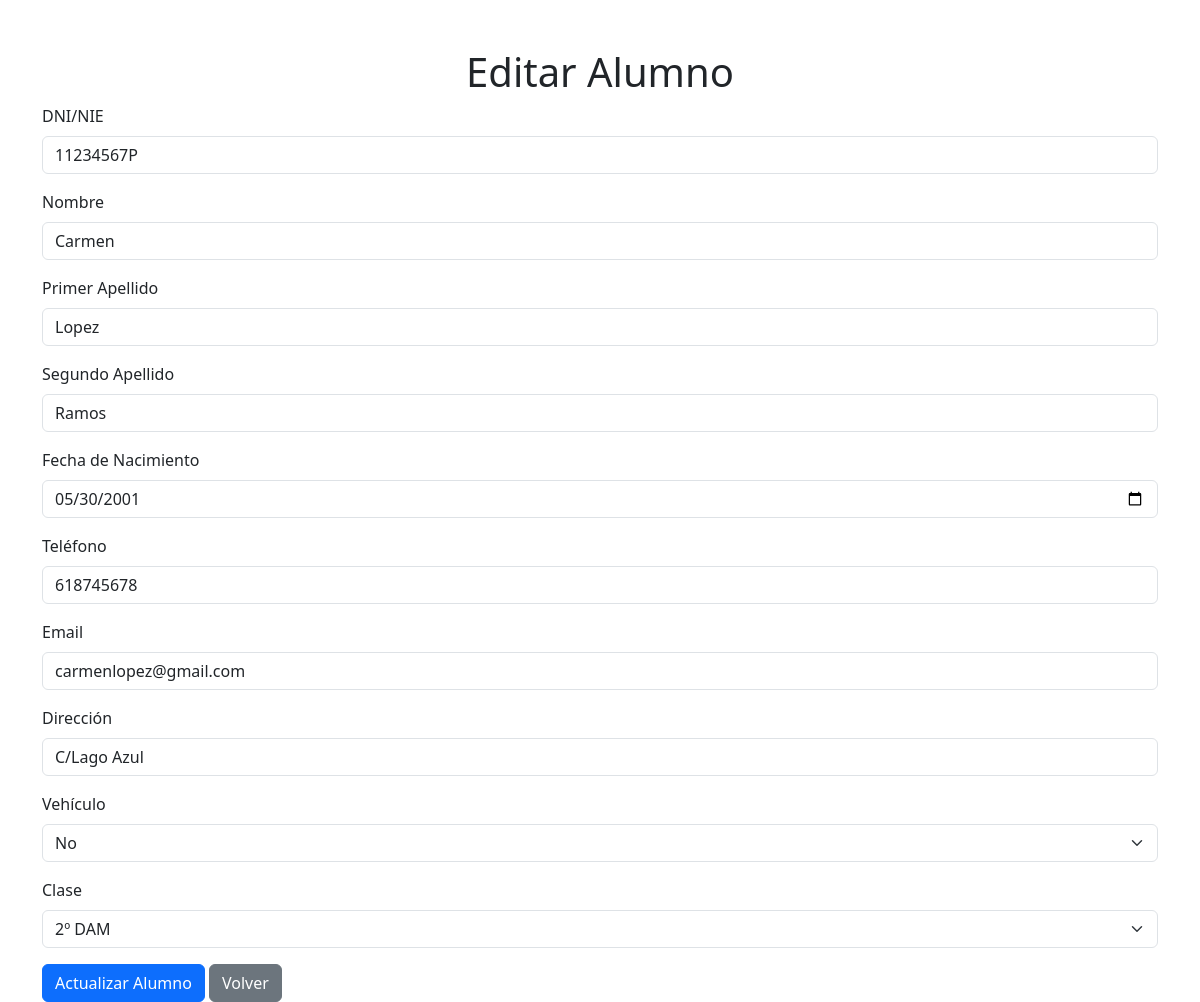
/code/gestionAlumno.php?dni_nie=11234567P, run on an earlier commit of the app's database.
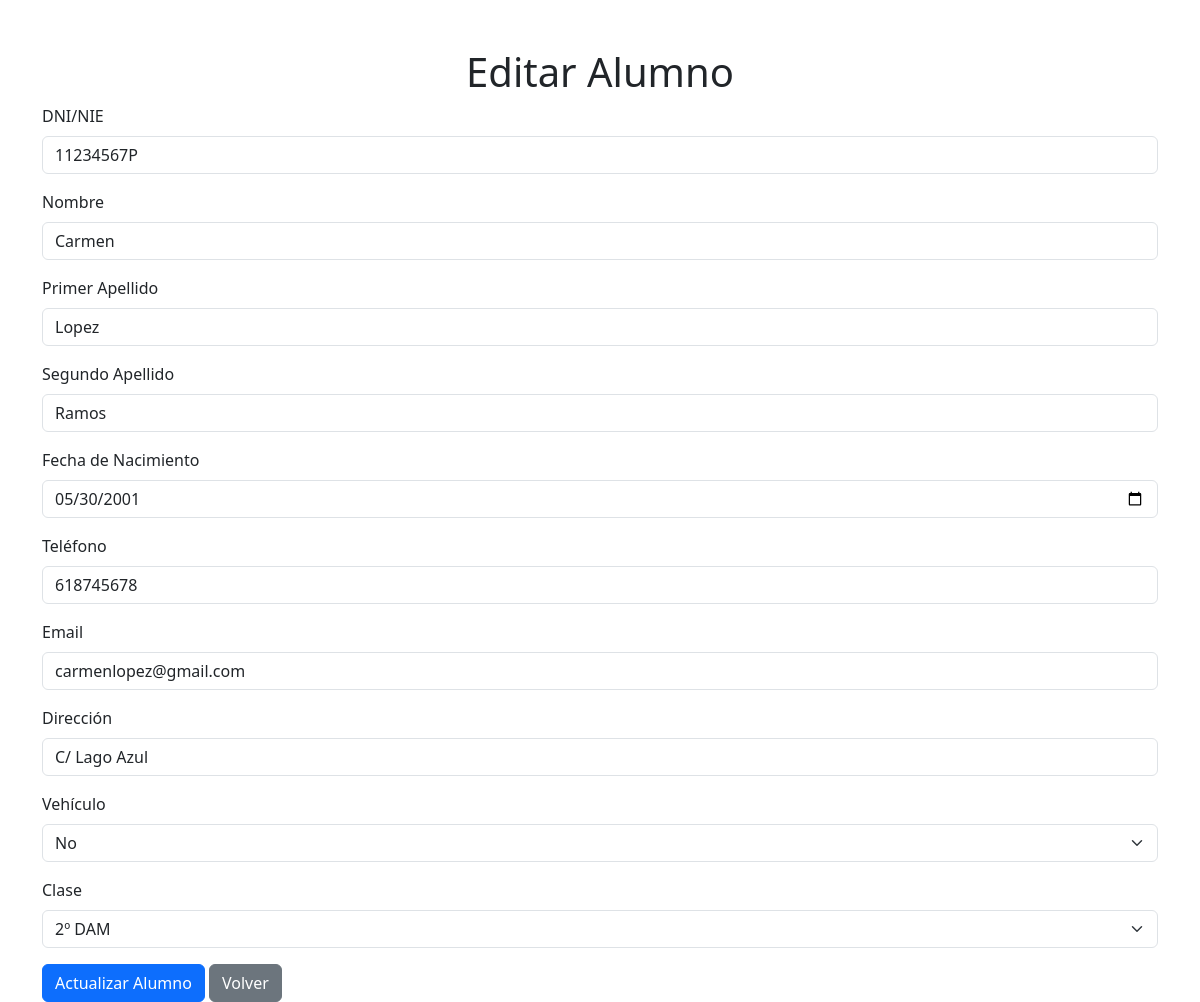
And on a later commit of the database.
### tables this page shows
CREATE TABLE alumnos (
	dni_nie char(9) PRIMARY KEY,
	nombre VARCHAR(100) not null,
	apellido1 VARCHAR(100) not null,
	apellido2 VARCHAR(100),
	fecha_nacimiento DATE,
	telefono VARCHAR(50),
	email VARCHAR(255),
	direccion VARCHAR(255),
	vehiculo ENUM('Si','No'),
	clase enum('2º DAM', '1º DAM', '2º SMR', '1º SMR'),
	dni_tutor CHAR(9),
	id_empresa int UNSIGNED,
	FOREIGN KEY (id_empresa) REFERENCES empresas(id),
	FOREIGN KEY (dni_tutor) REFERENCES profesores(dni_nie) ON UPDATE CASCADE
);

### code/gestionAlumno.php (the view, shortened to what this page needs)
<?php
require 'conexion.php';
$editing = false;
$alumno = null;
if (isset($_GET['dni_nie'])) {
    $editing = true;
    $dni_nie = $_GET['dni_nie'];
    $query = "SELECT * FROM alumnos WHERE dni_nie = ?";
    $stmt = $mysqli->prepare($query);
    $stmt->bind_param("s", $dni_nie);
    $stmt->execute();
    $result = $stmt->get_result();
    $alumno = $result->fetch_assoc();
}
?>
<!DOCTYPE html>
<html lang="es">
<head>
    <link rel="stylesheet" href="https://cdn.jsdelivr.net/npm/bootstrap@5.3.0/dist/css/bootstrap.min.css">
</head>
<body>
    <div class="container mt-5">
        <h1 class="text-center"><?php echo $editing ? 'Editar' : 'Crear'; ?> Alumno</h1>
        <form method="POST" action="">
            <div class="mb-3">
                <label for="dni_nie" class="form-label">DNI/NIE</label>
                <input type="text" class="form-control" id="dni_nie" name="dni_nie" maxlength="9" value="<?php echo $editing ? htmlspecialchars($alumno['dni_nie']) : ''; ?>" required>
            </div>
            <div class="mb-3">
                <label for="nombre" class="form-label">Nombre</label>
                <input type="text" class="form-control" id="nombre" name="nombre" value="<?php echo $editing ? htmlspecialchars($alumno['nombre']) : ''; ?>" required>
            </div>
            <div class="mb-3">
                <label for="apellido1" class="form-label">Primer Apellido</label>
                <input type="text" class="form-control" id="apellido1" name="apellido1" value="<?php echo $editing ? htmlspecialchars($alumno['apellido1']) : ''; ?>" required>
            </div>
            <div class="mb-3">
                <label for="apellido2" class="form-label">Segundo Apellido</label>
                <input type="text" class="form-control" id="apellido2" name="apellido2" value="<?php echo $editing ? htmlspecialchars($alumno['apellido2']) : ''; ?>">
            </div>
            <div class="mb-3">
                <label for="fecha_nacimiento" class="form-label">Fecha de Nacimiento</label>
                <input type="date" class="form-control" id="fecha_nacimiento" name="fecha_nacimiento" value="<?php echo $editing ? htmlspecialchars($alumno['fecha_nacimiento']) : ''; ?>">
            </div>
            <div class="mb-3">
                <label for="telefono" class="form-label">Teléfono</label>
                <input type="tel" class="form-control" id="telefono" name="telefono" value="<?php echo $editing ? htmlspecialchars($alumno['telefono']) : ''; ?>">
            </div>
            <div class="mb-3">
                <label for="email" class="form-label">Email</label>
                <input type="email" class="form-control" id="email" name="email" value="<?php echo $editing ? htmlspecialchars($alumno['email']) : ''; ?>">
            </div>
            <div class="mb-3">
                <label for="direccion" class="form-label">Dirección</label>
                <input type="text" class="form-control" id="direccion" name="direccion" value="<?php echo $editing ? htmlspecialchars($alumno['direccion']) : ''; ?>">
            </div>
            <div class="mb-3">
                <label for="vehiculo" class="form-label">Vehículo</label>
                <select class="form-select" id="vehiculo" name="vehiculo">
                    <option value="No" <?php echo ($editing && $alumno['vehiculo'] == 'No') ? 'selected' : ''; ?>>No</option>
                </select>
            </div>
            <div class="mb-3">
                <label for="clase" class="form-label">Clase</label>
                <select class="form-select" id="clase" name="clase" required>
                    <option value="2º DAM" <?php echo ($editing && $alumno['clase'] == '2º DAM') ? 'selected' : ''; ?>>2º DAM</option>
                </select>
            </div>
            <button type="submit" class="btn btn-primary"><?php echo $editing ? 'Actualizar' : 'Crear'; ?> Alumno</button>
            <a href="alumnos.php" class="btn btn-secondary">Volver</a>
        </form>
    </div>
</body>
</html>

What changed in the data, as far as the page shows it:
changed alumnos "Carmen": direccion "C/Lago Azul" → "C/ Lago Azul"
